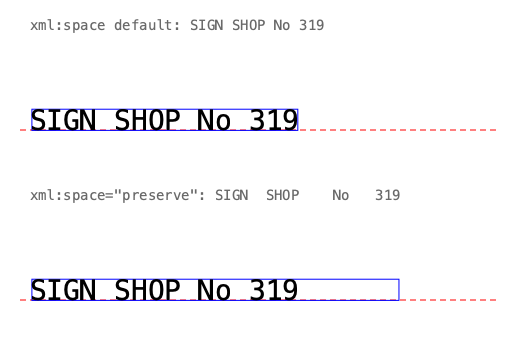

Here is the Python script that generated this plot:
#!/usr/bin/env python3
"""Render an xml:space default/preserve comparison sign to a PNG image.

Two panels show the same source text rendered with the default and the
preserve white-space rules. Each panel displays the text baseline (red
dashed line) and the boundary of the laid-out text (blue rectangle), and
the rendered ink is checked against that boundary with a small
anti-aliasing tolerance.

Run from the repository root (see NATIVE-RUNTIME.md for the cairo library
path):

    .venv/bin/python demo/text_whitespace_sign.py

The image is written next to this script as ``text_whitespace_sign.png``.
"""

import io
import os
import sys

sys.path.insert(0, os.path.dirname(os.path.dirname(os.path.abspath(__file__))))

import cairocffi as cairo  # noqa: E402

from cairosvg import svg2png  # noqa: E402
from cairosvg.parser import Tree  # noqa: E402

FONT_CANDIDATES = (
    ('Menlo', '/System/Library/Fonts/Menlo.ttc'),
    ('Courier', '/System/Library/Fonts/Courier.ttc'),
    ('DejaVu Sans Mono',
     '/usr/share/fonts/truetype/dejavu/DejaVuSansMono.ttf'),
    ('Liberation Mono',
     '/usr/share/fonts/truetype/liberation/LiberationMono-Regular.ttf'),
)
FONT_FAMILY = next(
    (name for name, path in FONT_CANDIDATES if os.path.exists(path)), None)
if FONT_FAMILY is None:
    sys.exit('no known monospace font available on this machine')

WIDTH, HEIGHT = 520, 360
FONT_SIZE = 28
TEXT_X = 30
# The same messy source text is used in both panels: newlines, tabs and
# repeated spaces mixed with tspan elements.
SOURCE_TEXT = 'SIGN  SHOP\n\t<tspan>  No </tspan><tspan></tspan>  319  '
PANELS = (
    ('xml:space default', '', 30, 130),
    ('xml:space="preserve"', 'xml:space="preserve"', 200, 300),
)

OUTPUT = os.path.join(os.path.dirname(os.path.abspath(__file__)),
                      'text_whitespace_sign.png')


def find_text(node):
    if node.tag == 'text':
        return node
    for child in node.children:
        found = find_text(child)
        if found is not None:
            return found


def flattened_text(node):
    return (node.text or '') + ''.join(
        flattened_text(child) for child in node.children)


def flatten(space_attribute):
    """Flatten the source text with the real CairoSVG parser."""
    svg = (
        f'<svg xmlns="http://www.w3.org/2000/svg">'
        f'<text {space_attribute}>{SOURCE_TEXT}</text></svg>')
    return flattened_text(find_text(Tree(bytestring=svg)))


def text_boundary(text, x, y):
    """Return the (x, y, width, height) boundary of the laid-out text."""
    surface = cairo.ImageSurface(cairo.FORMAT_ARGB32, 1, 1)
    context = cairo.Context(surface)
    context.select_font_face(FONT_FAMILY)
    context.set_font_size(FONT_SIZE)
    x_bearing, y_bearing, width, height = (
        context.text_extents(text)[:4])
    return x + x_bearing, y + y_bearing, width, height


def ink_boundary(png, y_min, y_max):
    """Return the boundary of black ink pixels in a horizontal band."""
    image = cairo.ImageSurface.create_from_png(io.BytesIO(png))
    stride = image.get_stride()
    data = image.get_data()
    x_min, x_max, ink_y_min, ink_y_max = None, None, None, None
    for y in range(y_min, y_max):
        for x in range(image.get_width()):
            offset = y * stride + x * 4
            blue, green, red, alpha = data[offset:offset + 4]
            if red + green + blue < 384:
                x_min = x if x_min is None else min(x_min, x)
                x_max = x if x_max is None else max(x_max, x)
                ink_y_min = y if ink_y_min is None else min(ink_y_min, y)
                ink_y_max = y if ink_y_max is None else max(ink_y_max, y)
    return x_min, ink_y_min, x_max, ink_y_max


def main():
    panels_svg = []
    checks = []
    for label, space_attribute, label_y, baseline_y in PANELS:
        text = flatten(space_attribute)
        box_x, box_y, box_width, box_height = text_boundary(
            text, TEXT_X, baseline_y)
        checks.append((label, text, baseline_y,
                       (box_x, box_y, box_width, box_height)))
        panels_svg.append(f'''
    <text x="{TEXT_X}" y="{label_y}" font-family="{FONT_FAMILY}"
        font-size="14" fill="dimgray"
        xml:space="preserve">{label}: {text}</text>
    <line x1="20" y1="{baseline_y}" x2="{WIDTH - 20}" y2="{baseline_y}"
        stroke="red" stroke-width="1" stroke-dasharray="6 4"/>
    <rect x="{box_x:.2f}" y="{box_y:.2f}"
        width="{box_width:.2f}" height="{box_height:.2f}"
        fill="none" stroke="blue" stroke-width="1"/>
    <text x="{TEXT_X}" y="{baseline_y}" font-family="{FONT_FAMILY}"
        font-size="{FONT_SIZE}">{text}</text>''')

    svg = f'''<svg xmlns="http://www.w3.org/2000/svg"
    width="{WIDTH}" height="{HEIGHT}">
  <rect width="{WIDTH}" height="{HEIGHT}" fill="white"/>
  {''.join(panels_svg)}
</svg>'''

    png = svg2png(bytestring=svg, background_color='white')
    with open(OUTPUT, 'wb') as png_file:
        png_file.write(png)

    # Check the rendered ink against the displayed text boundaries
    for label, text, baseline_y, boundary in checks:
        box_x, box_y, box_width, box_height = boundary
        x_min, y_min, x_max, y_max = ink_boundary(
            png, int(box_y) - 4, int(box_y + box_height) + 5)
        ok = (
            abs(x_min - box_x) <= 2 and abs(x_max - (box_x + box_width)) <= 2
            and abs(y_min - box_y) <= 2
            and abs(y_max - (box_y + box_height)) <= 2)
        status = 'OK ' if ok else 'FAIL'
        print(f'[{status}] {label}: {text!r} ink=({x_min}, {y_min})-'
              f'({x_max}, {y_max}) boundary=({box_x:.1f}, {box_y:.1f}) '
              f'{box_width:.1f}x{box_height:.1f}')
        if not ok:
            sys.exit(1)
    print(f'sign written to {OUTPUT}')


if __name__ == '__main__':
    main()
